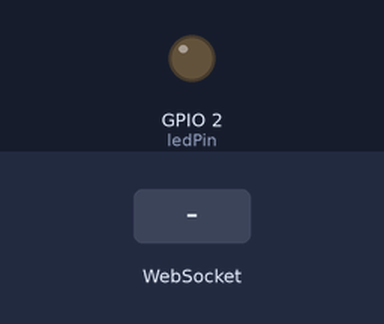
This sketch was run on a simulated ESP32. Shown: output pins drawn as LEDs (lit = HIGH). Inputs (shaded band) come from the test bench. WiFi joins after 1.5 s; servers stay silent unless stated; what the sketch prints to the serial monitor is not drawn.

Above: at 2.7 s.
2.8 s: WebSocket text "2" received
At 3.5 s:
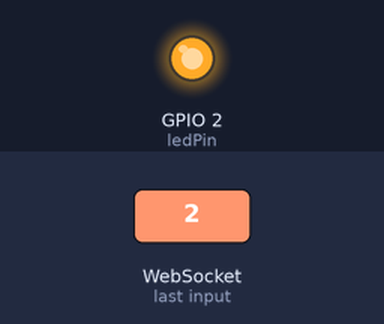
5.8 s: WebSocket text "0" received
At 7.0 s:
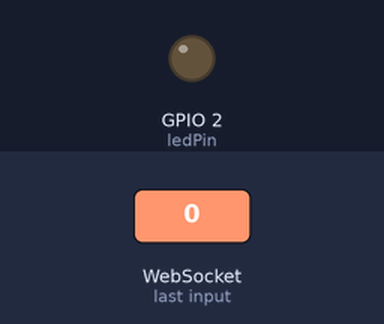
7.3 s: WebSocket text "1" received
At 8.1 s:
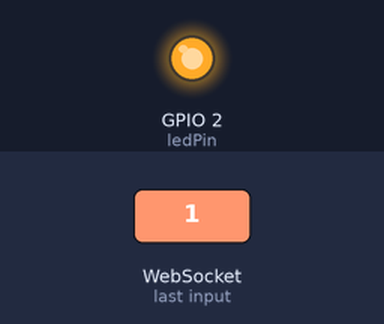
Timing chart, 0 to 10.3 s (numbered marks = the images above; inputs shaded):
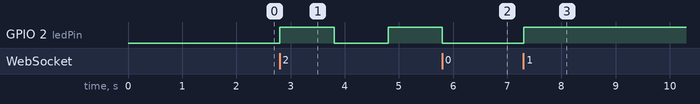

Measured:
- after the input at 2.8 s, GPIO 2 (ledPin): LOW → HIGH at once, → LOW 1.0 s later, → HIGH 1.0 s later
- after the input at 5.8 s, GPIO 2 (ledPin): goes on until 5.8 s, then stays LOW
- after the input at 7.3 s, GPIO 2 (ledPin): LOW → HIGH at once

The sketch:

02station_led.ino
```cpp
#include <WiFi.h>
#include <AsyncTCP.h>
#include <ESPAsyncWebServer.h>

// --- WiFi Credentials ---
const char* ssid = "Point";
const char* password = "ucaclive";

// --- Static IP Configuration (Matches your 192.168.0.1 Router) ---
IPAddress local_IP(192, 168, 0, 50);   // The IP for your ESP32
IPAddress gateway(192, 168, 0, 1);    // Your Router's IP from your photo
IPAddress subnet(255, 255, 255, 0);
IPAddress primaryDNS(8, 8, 8, 8);     // Google DNS

// --- Hardware Settings ---
const int ledPin = 2; // Internal LED on most ESP32 boards
int currentMode = 0;  // 0=Off, 1=On, 2=Slow, 3=Fast
bool ledState = false;
unsigned long previousMillis = 0;

AsyncWebServer server(80);
AsyncWebSocket ws("/ws");

// --- WebSocket Logic ---
void handleWebSocketMessage(void *arg, uint8_t *data, size_t len) {
  AwsFrameInfo *info = (AwsFrameInfo*)arg;
  if (info->final && info->index == 0 && info->len == len && info->opcode == WS_TEXT) {
    data[len] = 0;
    String message = (char*)data;
    currentMode = message.toInt();

    Serial.print("New Mode Received: ");
    Serial.println(currentMode);

    // Immediate reaction for static modes
    if (currentMode == 0) digitalWrite(ledPin, LOW);
    if (currentMode == 1) digitalWrite(ledPin, HIGH);
  }
}

void onEvent(AsyncWebSocket *server, AsyncWebSocketClient *client, AwsEventType type, void *arg, uint8_t *data, size_t len) {
  if (type == WS_EVT_CONNECT) {
    Serial.println("Client connected");
  } else if (type == WS_EVT_DISCONNECT) {
    Serial.println("Client disconnected");
  } else if (type == WS_EVT_DATA) {
    handleWebSocketMessage(arg, data, len);
  }
}

void setup() {
  Serial.begin(115200);
  pinMode(ledPin, OUTPUT);
  digitalWrite(ledPin, LOW);

  // Apply Static IP Settings
  if (!WiFi.config(local_IP, gateway, subnet, primaryDNS)) {
    Serial.println("STA Failed to configure Static IP");
  }

  // Connect to your Home WiFi
  Serial.print("Connecting to ");
  Serial.println(ssid);
  WiFi.begin(ssid, password);

  while (WiFi.status() != WL_CONNECTED) {
    delay(500);
    Serial.print(".");
  }

  Serial.println("");
  Serial.println("WiFi Connected!");
  Serial.print("Use this IP in your HTML: ");
  Serial.println(WiFi.localIP());

  // Initialize WebSockets
  ws.onEvent(onEvent);
  server.addHandler(&ws);

  // Allow the external HTML (from GitHub or Local File) to talk to the ESP32
  DefaultHeaders::Instance().addHeader("Access-Control-Allow-Origin", "*");

  server.begin();
}

void loop() {
  ws.cleanupClients();

  // Non-blocking blink logic
  if (currentMode == 2 || currentMode == 3) {
    unsigned long currentMillis = millis();
    int blinkSpeed = (currentMode == 2) ? 1000 : 100;

    if (currentMillis - previousMillis >= blinkSpeed) {
      previousMillis = currentMillis;
      ledState = !ledState;
      digitalWrite(ledPin, ledState);
    }
  }
}
```
